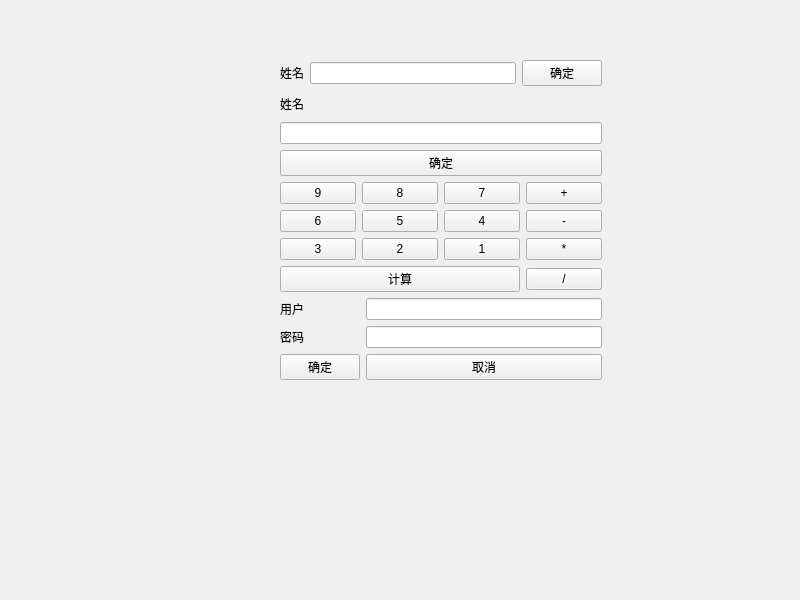
<?xml version="1.0" encoding="UTF-8"?>
<ui version="4.0">
 <class>MainWindow</class>
 <widget class="QMainWindow" name="MainWindow">
  <property name="geometry">
   <rect>
    <x>0</x>
    <y>0</y>
    <width>800</width>
    <height>600</height>
   </rect>
  </property>
  <property name="windowTitle">
   <string>MainWindow</string>
  </property>
  <widget class="QWidget" name="centralWidget">
   <widget class="QWidget" name="layoutWidget">
    <property name="geometry">
     <rect>
      <x>280</x>
      <y>60</y>
      <width>322</width>
      <height>322</height>
     </rect>
    </property>
    <layout class="QVBoxLayout" name="verticalLayout_2">
     <item>
      <layout class="QHBoxLayout" name="horizontalLayout">
       <item>
        <widget class="QLabel" name="label">
         <property name="text">
          <string>姓名</string>
         </property>
        </widget>
       </item>
       <item>
        <widget class="QLineEdit" name="lineEdit"/>
       </item>
       <item>
        <widget class="QPushButton" name="pushButton">
         <property name="text">
          <string>确定</string>
         </property>
        </widget>
       </item>
      </layout>
     </item>
     <item>
      <layout class="QVBoxLayout" name="verticalLayout">
       <item>
        <widget class="QLabel" name="label_2">
         <property name="text">
          <string>姓名</string>
         </property>
        </widget>
       </item>
       <item>
        <widget class="QLineEdit" name="lineEdit_2"/>
       </item>
       <item>
        <widget class="QPushButton" name="pushButton_2">
         <property name="text">
          <string>确定</string>
         </property>
        </widget>
       </item>
      </layout>
     </item>
     <item>
      <layout class="QGridLayout" name="gridLayout">
       <item row="2" column="2">
        <widget class="QPushButton" name="pushButton_13">
         <property name="text">
          <string>1</string>
         </property>
        </widget>
       </item>
       <item row="3" column="3">
        <widget class="QPushButton" name="pushButton_18">
         <property name="text">
          <string>/</string>
         </property>
        </widget>
       </item>
       <item row="3" column="0" colspan="3">
        <widget class="QPushButton" name="pushButton_17">
         <property name="text">
          <string>计算</string>
         </property>
        </widget>
       </item>
       <item row="2" column="1">
        <widget class="QPushButton" name="pushButton_12">
         <property name="text">
          <string>2</string>
         </property>
        </widget>
       </item>
       <item row="2" column="3">
        <widget class="QPushButton" name="pushButton_16">
         <property name="text">
          <string>*</string>
         </property>
        </widget>
       </item>
       <item row="1" column="3">
        <widget class="QPushButton" name="pushButton_7">
         <property name="text">
          <string>-</string>
         </property>
        </widget>
       </item>
       <item row="0" column="0">
        <widget class="QPushButton" name="pushButton_3">
         <property name="text">
          <string>9</string>
         </property>
        </widget>
       </item>
       <item row="1" column="0">
        <widget class="QPushButton" name="pushButton_9">
         <property name="text">
          <string>6</string>
         </property>
        </widget>
       </item>
       <item row="2" column="0">
        <widget class="QPushButton" name="pushButton_11">
         <property name="text">
          <string>3</string>
         </property>
        </widget>
       </item>
       <item row="1" column="1">
        <widget class="QPushButton" name="pushButton_10">
         <property name="text">
          <string>5</string>
         </property>
        </widget>
       </item>
       <item row="0" column="3">
        <widget class="QPushButton" name="pushButton_6">
         <property name="text">
          <string>+</string>
         </property>
        </widget>
       </item>
       <item row="1" column="2">
        <widget class="QPushButton" name="pushButton_8">
         <property name="text">
          <string>4</string>
         </property>
        </widget>
       </item>
       <item row="0" column="1">
        <widget class="QPushButton" name="pushButton_4">
         <property name="text">
          <string>8</string>
         </property>
        </widget>
       </item>
       <item row="0" column="2">
        <widget class="QPushButton" name="pushButton_5">
         <property name="text">
          <string>7</string>
         </property>
        </widget>
       </item>
      </layout>
     </item>
     <item>
      <layout class="QFormLayout" name="formLayout">
       <item row="0" column="0">
        <widget class="QLabel" name="label_3">
         <property name="text">
          <string>用户</string>
         </property>
        </widget>
       </item>
       <item row="0" column="1">
        <widget class="QLineEdit" name="lineEdit_3"/>
       </item>
       <item row="1" column="0">
        <widget class="QLabel" name="label_4">
         <property name="text">
          <string>密码</string>
         </property>
        </widget>
       </item>
       <item row="2" column="0">
        <widget class="QPushButton" name="pushButton_14">
         <property name="text">
          <string>确定</string>
         </property>
        </widget>
       </item>
       <item row="2" column="1">
        <widget class="QPushButton" name="pushButton_15">
         <property name="text">
          <string>取消</string>
         </property>
        </widget>
       </item>
       <item row="1" column="1">
        <widget class="QLineEdit" name="lineEdit_4"/>
       </item>
      </layout>
     </item>
    </layout>
   </widget>
  </widget>
 </widget>
 <resources/>
 <connections/>
</ui>
